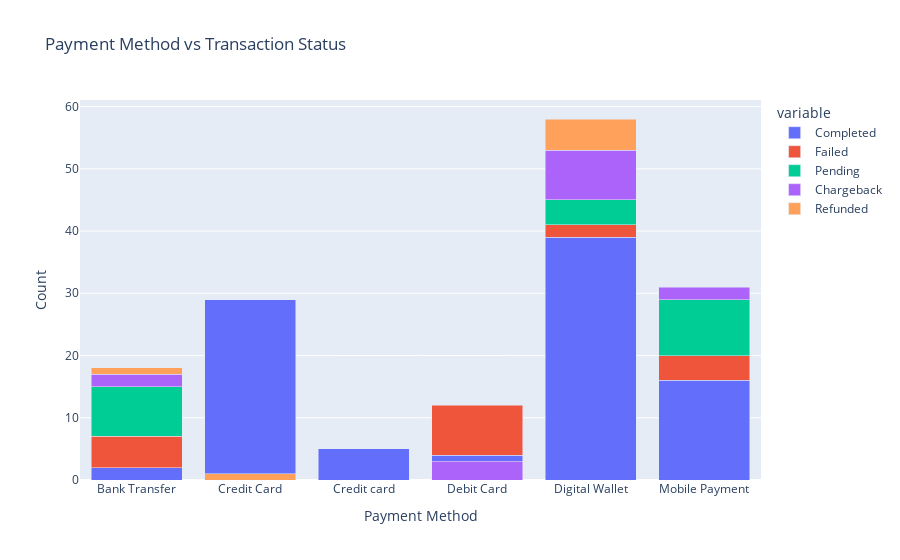

This figure's notebook cell:
### Code cell
payment_status_counts = df.groupby('payment_method')['transaction_status'].value_counts().unstack()

fig = px.bar(
    payment_status_counts,
    x=payment_status_counts.index,
    y=['Completed', 'Failed', 'Pending', 'Chargeback', 'Refunded'],
    title='Payment Method vs Transaction Status',
    labels={'value': 'Count', 'payment_method': 'Payment Method'},
    barmode='stack'
)

fig.show()

payment_status_counts = df.groupby('payment_method')['transaction_status'].value_counts().unstack()

print("🔹 Payment Method vs. Transaction Status:\n")
for method, row in payment_status_counts.iterrows():
    print(f"💳 {method}:")
    for status, value in row.items():
        print(f"   - {status}: {value} transactions")
    print("\n")

### Figure 1 — Plotly figure (JSON) as saved in the notebook; plotly's stock layout.template omitted (floating-point values rounded to 4 significant figures)
{"data": [{"hovertemplate": "variable=Completed<br>Payment Method=%{x}<br>Count=%{y}<extra></extra>", "legendgroup": "Completed", "marker": {"color": "#636efa", "pattern": {"shape": ""}}, "name": "Completed", "orientation": "v", "showlegend": true, "textposition": "auto", "type": "bar", "x": ["Bank Transfer", "Credit Card", "Credit card", "Debit Card", "Digital Wallet", "Mobile Payment"], "xaxis": "x", "y": [2.0, 29.0, 5.0, 4.0, 39.0, 16.0], "yaxis": "y"}, {"hovertemplate": "variable=Failed<br>Payment Method=%{x}<br>Count=%{y}<extra></extra>", "legendgroup": "Failed", "marker": {"color": "#EF553B", "pattern": {"shape": ""}}, "name": "Failed", "orientation": "v", "showlegend": true, "textposition": "auto", "type": "bar", "x": ["Bank Transfer", "Credit Card", "Credit card", "Debit Card", "Digital Wallet", "Mobile Payment"], "xaxis": "x", "y": [5.0, NaN, NaN, 8.0, 2.0, 4.0], "yaxis": "y"}, {"hovertemplate": "variable=Pending<br>Payment Method=%{x}<br>Count=%{y}<extra></extra>", "legendgroup": "Pending", "marker": {"color": "#00cc96", "pattern": {"shape": ""}}, "name": "Pending", "orientation": "v", "showlegend": true, "textposition": "auto", "type": "bar", "x": ["Bank Transfer", "Credit Card", "Credit card", "Debit Card", "Digital Wallet", "Mobile Payment"], "xaxis": "x", "y": [8.0, NaN, NaN, NaN, 4.0, 9.0], "yaxis": "y"}, {"hovertemplate": "variable=Chargeback<br>Payment Method=%{x}<br>Count=%{y}<extra></extra>", "legendgroup": "Chargeback", "marker": {"color": "#ab63fa", "pattern": {"shape": ""}}, "name": "Chargeback", "orientation": "v", "showlegend": true, "textposition": "auto", "type": "bar", "x": ["Bank Transfer", "Credit Card", "Credit card", "Debit Card", "Digital Wallet", "Mobile Payment"], "xaxis": "x", "y": [2.0, NaN, NaN, 3.0, 8.0, 2.0], "yaxis": "y"}, {"hovertemplate": "variable=Refunded<br>Payment Method=%{x}<br>Count=%{y}<extra></extra>", "legendgroup": "Refunded", "marker": {"color": "#FFA15A", "pattern": {"shape": ""}}, "name": "Refunded", "orientation": "v", "showlegend": true, "textposition": "auto", "type": "bar", "x": ["Bank Transfer", "Credit Card", "Credit card", "Debit Card", "Digital Wallet", "Mobile Payment"], "xaxis": "x", "y": [1.0, 1.0, NaN, NaN, 5.0, NaN], "yaxis": "y"}], "layout": {"barmode": "stack", "legend": {"title": {"text": "variable"}, "tracegroupgap": 0}, "title": {"text": "Payment Method vs Transaction Status"}, "xaxis": {"anchor": "y", "domain": [0, 1], "title": {"text": "Payment Method"}}, "yaxis": {"anchor": "x", "domain": [0, 1], "title": {"text": "Count"}}}}
